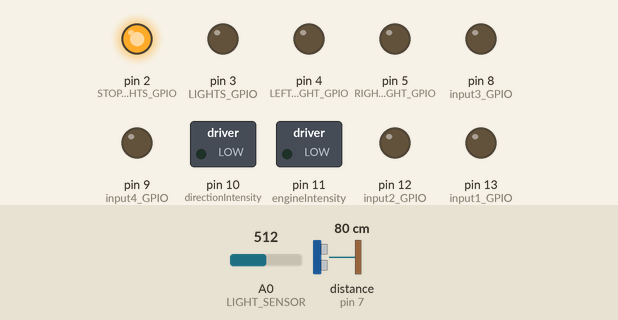
Bench run of a sketch on a simulated Arduino Uno, built with avr-gcc and run on an emulated ATmega328P. Shown: switched loads named in the sketch (green lamp = pin HIGH), output pins drawn as LEDs (lit = HIGH). Wiring (inferred from the names in the program): ultrasonic range finder: trigger pin 6; echo pin 7. The inputs (shaded band) are chosen by the test bench; at power-on: distance to the obstacle (sensor on pin 7) 80 cm, A0 (LIGHT_SENSOR) = 512. The echo pulse lasts 58.3 µs per cm; pins used as bus, display or sensor lines are not drawn.

Above: at 1.2 s.
1.3 s: distance to the obstacle (sensor on pin 7) set to 7 cm
2.8 s: distance to the obstacle (sensor on pin 7) set to 4 cm
At 3.6 s:
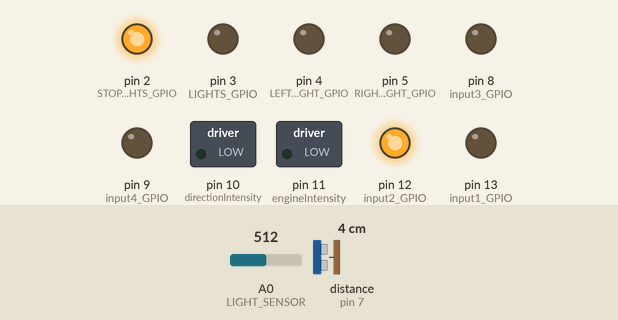
Timing chart, 0 to 5.8 s (numbered marks = the images above; inputs shaded):
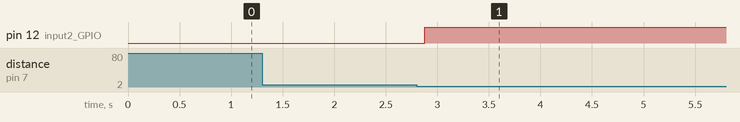

Measured:
- the behaviour switches between 6 and 5 cm on distance to the obstacle (sensor on pin 7) (found by bisection; images 0 and 1)
- after the input at 1.3 s, every drawn part: stays the same
- after the input at 2.8 s, pin 12 (input2_GPIO): LOW → HIGH after 0.08 s

The sketch:

arduino_driver_main.ino
```cpp
#include "main.h"

ISR(TIMER1_COMPA_vect) {
    digitalWrite(LEFT_LIGHT_GPIO, left_direction_lights ?  !digitalRead(LEFT_LIGHT_GPIO) : LOW);
    digitalWrite(RIGHT_LIGHT_GPIO, right_direction_lights ? !digitalRead(RIGHT_LIGHT_GPIO) : LOW);
}

void setup()
{
    noInterrupts();
    TCCR1A = 0;
    TCCR1B = 0;
    TCNT1 = 0;
    OCR1A = 9375; // (16,000,000 / (1024 * 0.6)) - 1
    TCCR1B |= (1 << WGM12);
    TCCR1B |= (1 << CS12) | (1 << CS10);
    TIMSK1 |= (1 << OCIE1A);
    interrupts();

    pinMode(engineIntensity, OUTPUT);
    pinMode(directionIntensity, OUTPUT);
    pinMode(input1_GPIO, OUTPUT);
    pinMode(input2_GPIO, OUTPUT);
    pinMode(input3_GPIO, OUTPUT);
    pinMode(input4_GPIO, OUTPUT);
    pinMode(STOP_LIGHTS_GPIO, OUTPUT);
    pinMode(LIGHTS_GPIO, OUTPUT);
    pinMode(LEFT_LIGHT_GPIO, OUTPUT);
    pinMode(RIGHT_LIGHT_GPIO, OUTPUT);
    pinMode(TRIGGER_PIN, OUTPUT);
    pinMode(ECHO_PIN, INPUT);
    Serial.begin(115200);

    Serial.setTimeout(100);
    digitalWrite(STOP_LIGHTS_GPIO, HIGH);

}

void test_seq() {
    digitalWrite(STOP_LIGHTS_GPIO, HIGH);
    left_direction_lights = 1;
    change_direction(100, RIGHT_DIRECTION);
    change_speed(100, BACKWARDS_DIRECTION);
    // change_direction(100, LEFT_DIRECTION);
    delay(2000);
    change_speed(100, FORWARD_DIRECTION);
    // change_direction(65, LEFT_DIRECTION);
    delay(2000);

    change_speed(65, BACKWARDS_DIRECTION);
    change_direction(100, RIGHT_DIRECTION);
    delay(2000);
    digitalWrite(STOP_LIGHTS_GPIO, LOW);
    change_speed(65, FORWARD_DIRECTION);
    change_direction(100, RIGHT_DIRECTION);
    delay(2000);

    left_direction_lights = 0;

    change_speed(85, BACKWARDS_DIRECTION);
    // change_direction(100, LEFT_DIRECTION);
    delay(2000);

    right_direction_lights = 1;
    change_speed(85, FORWARD_DIRECTION);
    change_direction(100, RIGHT_DIRECTION);
    delay(2000);

    digitalWrite(LIGHTS_GPIO, HIGH);

    change_speed(55, BACKWARDS_DIRECTION);
    // change_direction(100, LEFT_DIRECTION);
    delay(2000);
    change_speed(55, FORWARD_DIRECTION);
    change_direction(100, RIGHT_DIRECTION);
    delay(2000);

    digitalWrite(LIGHTS_GPIO, LOW);
    right_direction_lights = 0;
}

void loop()
{
  memset(rcvBuf, 0, 100 * sizeof(char));

  if (Serial.readBytes(rcvBuf, sizeof(uint8_t))) {
    switch (rcvBuf[0]) {
      case 1:
      {
        Serial.readBytes(&(rcvBuf[1]), sizeof(voltage_engine_message) - 1);

        voltage_engine_message* msg = (voltage_engine_message*) rcvBuf;

        if (msg->voltage > 100) {
          if (front_distance_check() > 5) {
            change_speed(255 - msg->voltage, FORWARD_DIRECTION);
          } else {
            change_speed(0, FORWARD_DIRECTION);
          }
        } else {
          change_speed(msg->voltage, BACKWARDS_DIRECTION);
        }

        digitalWrite(STOP_LIGHTS_GPIO, msg->voltage == 0 ? HIGH : LOW);
      }
      break;
      case 2:
      {
        Serial.readBytes(&(rcvBuf[1]), sizeof(direction_change_message) - 1);

        direction_change_message* msg = (direction_change_message*) rcvBuf;

        if (msg->direction > 100) {
          change_direction(255 - msg->direction, RIGHT_DIRECTION);
        } else {
          change_direction(msg->direction, LEFT_DIRECTION);
        }
      }
      break;
      case 3:
      {
        Serial.readBytes(&(rcvBuf[1]), sizeof(led_change_message) - 1);

        led_change_message* msg = (led_change_message *) rcvBuf;

        lights = msg->front_light ? 1 : 0;
        right_direction_lights = msg->right_dir_light ? 1 : 0;
        left_direction_lights = msg->left_dir_light ? 1 : 0;
        auto_lights = msg->auto_lights ? 1 : 0;
      }
      break;
    }
  }

  digitalWrite(LIGHTS_GPIO, lights || (light_sensor_check() && auto_lights) ? HIGH : LOW);

  if (front_distance_check() < 5 && engine_direction == FORWARD_DIRECTION) {
    change_speed(0, FORWARD_DIRECTION);
  }
}
```

pin_config.h
```cpp
#ifndef PIN_CONFIG_HEADER
#define PIN_CONFIG_HEADER

#define FORWARD_DIRECTION 0
#define BACKWARDS_DIRECTION 1
#define LEFT_DIRECTION 0
#define RIGHT_DIRECTION 1

#define SPEED_OF_SOUND 0.04802

#define COUNTER_PERIOD 255

#define LIGHT_SENSOR_TRESHOLD 400
#define LIGHT_SENSOR A0

#define input1_GPIO 13
#define input2_GPIO 12
#define engineIntensity 11

#define input3_GPIO 8
#define input4_GPIO 9
#define directionIntensity 10

#define STOP_LIGHTS_GPIO 2
#define LIGHTS_GPIO 3
#define LEFT_LIGHT_GPIO 4
#define RIGHT_LIGHT_GPIO 5

#define ECHO_PIN 7
#define TRIGGER_PIN 6

#define TX_GPIO 1
#define RX_GPIO 0

#endif
```

distance_check.ino
```cpp
float front_distance_check() {
  static int numTicks;
  static float distance;
  static long duration;

  numTicks = 0;
  digitalWrite(TRIGGER_PIN, LOW);
  delayMicroseconds(2);

  digitalWrite(TRIGGER_PIN, HIGH);

  delayMicroseconds(10);
  digitalWrite(TRIGGER_PIN, LOW);

  duration = pulseIn(ECHO_PIN, HIGH);

  distance = duration / 29 / 2;

  return distance;
}
```

engine_control.ino
```cpp
int scalePercentToDutyCycle(int intensity)
{
    return (intensity / 100.0) * COUNTER_PERIOD;
}

void change_speed(int intensity, int direction)
{
    intensity = scalePercentToDutyCycle(intensity);

    analogWrite(engineIntensity, intensity);
    switch (direction)
    {
    case FORWARD_DIRECTION:
        digitalWrite(input1_GPIO, LOW);
        digitalWrite(input2_GPIO, HIGH);
        engine_direction = FORWARD_DIRECTION;
        break;
    case BACKWARDS_DIRECTION:
        digitalWrite(input2_GPIO, LOW);
        digitalWrite(input1_GPIO, HIGH);
        engine_direction = BACKWARDS_DIRECTION;
        break;
    default:
        analogWrite(engineIntensity, 0);
        digitalWrite(input2_GPIO, LOW);
        digitalWrite(input1_GPIO, LOW);
        break;
    }
}

void change_direction(int intensity, int direction)
{
    intensity = scalePercentToDutyCycle(intensity);

    analogWrite(directionIntensity, intensity);
    switch (direction)
    {
    case LEFT_DIRECTION:
        digitalWrite(input3_GPIO, LOW);
        digitalWrite(input4_GPIO, HIGH);
        break;
    case RIGHT_DIRECTION:
        digitalWrite(input4_GPIO, LOW);
        digitalWrite(input3_GPIO, HIGH);
        break;
    default:
        analogWrite(directionIntensity, 0);
        digitalWrite(input3_GPIO, LOW);
        digitalWrite(input4_GPIO, LOW);
        break;
    }
}
```

light_sensor.ino
```cpp
uint8_t light_sensor_check()
{
    uint32_t val = analogRead(LIGHT_SENSOR);

    return val < LIGHT_SENSOR_TRESHOLD;
}
```

main.h
```cpp
#ifndef _MAIN_HEADER_
#define _MAIN_HEADER_

#include "pin_config.h"
#include "messages.h"

char rcvBuf[100];

volatile uint8_t right_direction_lights = 0;
volatile uint8_t left_direction_lights = 0;
uint8_t auto_lights = 0;
uint8_t lights = 0;
uint8_t engine_direction = FORWARD_DIRECTION;

int scalePercentToDutyCycle(int intensity);
void change_speed(int intensity, int direction);
void change_direction(int intensity, int direction);
uint8_t light_sensor_check();
float front_distance_check();

#endif
```

messages.h
```cpp
#ifndef _MESSAGES_HEADER_H_
#define _MESSAGES_HEADER_h_

#include <stdio.h>
#include <stdint.h>

/*
    0 - state update
    1 - engine_voltage
    2 - direction
    3 - lights
*/

/*
 *
 * Structure containing information about single sensor
 *
*/
typedef struct sensor_state_s {
    uint8_t sensor_id;
    uint16_t distance;
} sensor_state;


/*
 *
 * Message Type 0
 *
 * Structure representing current driver's state
 * This message is sent by the driver to comm_layer
 *
*/
typedef struct state_update_message_s {
    uint8_t message_type;
    sensor_state sensors[2];
    uint16_t velocity;
} state_update_message;


/*
 *
 * Message type 1
 *
 * Structure representing new engine voltage value
 * values can be from 0 to 100 or from 155 to 255.
 * 0-100 represent positive voltage while other negative
 *
*/
typedef struct voltage_engine_message_s {
    uint8_t message_type;
    uint8_t voltage;
} voltage_engine_message;

/*
 *
 * Message type 2
 *
 * Structure representing new direction of front wheels
 * direction is value from 0-100 or 155 to 255. 155 to 255 present - voltage
 * meaning, the car will turn left
 * intensity is angle of the front wheels, if 0, the car will go forward
 *
*/
typedef struct direction_change_message_s {
    uint8_t message_type;
    uint8_t direction;
} direction_change_message;

/*
 *
 * Message type 3
 *
 * Structure representing new led lights states
 * This structure containins boolean values where 1 is turned on
 * while 0 is turned off
 *
*/
typedef struct led_change_message_s {
    uint8_t message_type;
    uint8_t left_dir_light;
    uint8_t right_dir_light;
    uint8_t front_light;
    uint8_t auto_lights;
} led_change_message;

#endif
```
